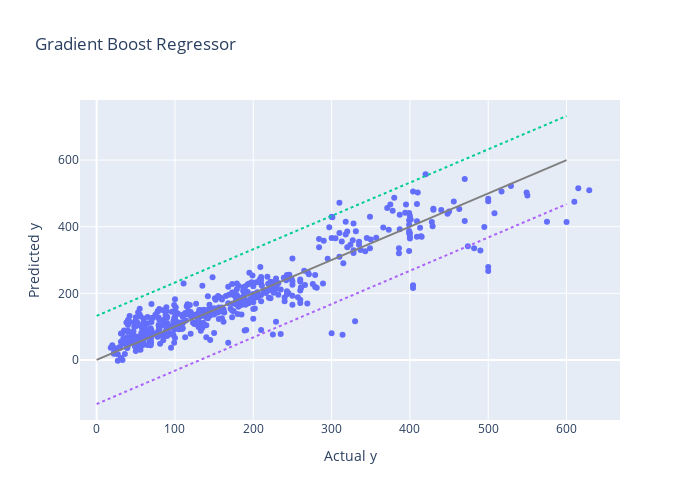
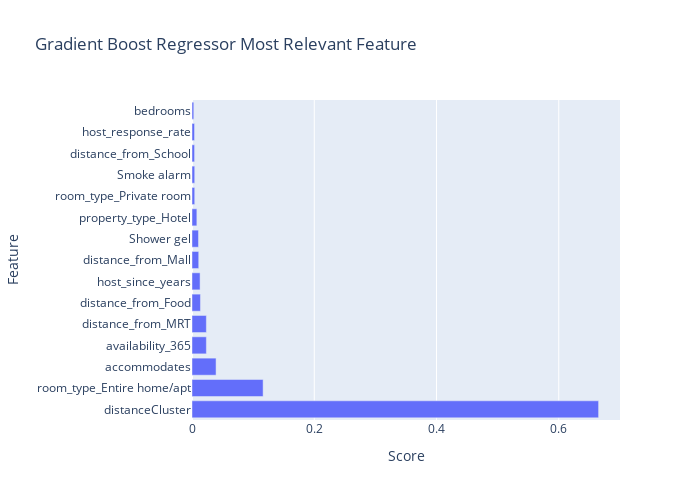
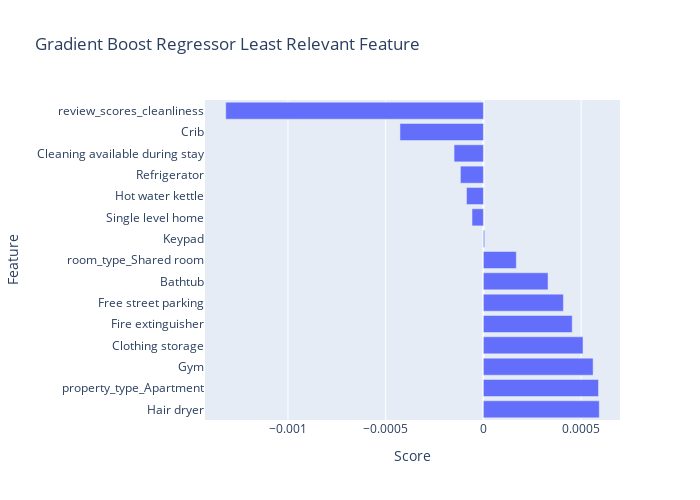

Source (notebook cell) for these figures, in order:
### Markdown cell above
We can use gradient boosting - a type of ensemble machine learning algorithms. Ensemble is a collection of decision trees. Every iteration, a decision tree is added to model to minimise the error. Models are fit using any arbitrary differentiable loss function and gradient descent optimization algorithm, and the goal is to minimise loss gradient. We will be using HistGradientBoostingRegressor from sklearn.

### Code cell
from sklearn.ensemble import HistGradientBoostingRegressor

model = HistGradientBoostingRegressor(random_state=random_state, max_iter=1000)

model.fit(X_train, y_train)

simulate(model, XXyy, name='Gradient Boost Regressor')

feature_plot(model.feature_names_in_, 
             permutation_importance(model, X_test, y_test, random_state=random_state).importances_mean, 
             'Gradient Boost Regressor')

### Figure 1 — Plotly figure (JSON) as saved in the notebook; plotly's stock layout.template omitted (floating-point values rounded to 4 significant figures; data arrays with more than 128 entries replaced by an {"elided": "..."} marker saying what was removed)
{"data": [{"hovertemplate": "Actual y=%{x}<br>Predicted y=%{y}<extra></extra>", "legendgroup": "", "marker": {"color": "#636efa", "symbol": "circle"}, "mode": "markers", "name": "", "orientation": "v", "showlegend": false, "type": "scatter", "x": {"elided": "555 int values"}, "xaxis": "x", "y": {"elided": "555 float values"}, "yaxis": "y"}, {"line": {"color": "gray"}, "mode": "lines", "showlegend": false, "type": "scatter", "x": [0, 600], "y": [0, 600]}, {"line": {"dash": "dot"}, "mode": "lines", "showlegend": false, "type": "scatter", "x": [0, 600], "y": [132.4, 732.4]}, {"line": {"dash": "dot"}, "mode": "lines", "showlegend": false, "type": "scatter", "x": [0, 600], "y": [-132.4, 467.6]}], "layout": {"height": 500, "legend": {"tracegroupgap": 0}, "title": {"text": "Gradient Boost Regressor"}, "width": 700, "xaxis": {"anchor": "y", "domain": [0, 1], "title": {"text": "Actual y"}}, "yaxis": {"anchor": "x", "domain": [0, 1], "title": {"text": "Predicted y"}}}}

### Figure 2 — Plotly figure (JSON) as saved in the notebook; plotly's stock layout.template omitted (floating-point values rounded to 4 significant figures)
{"data": [{"orientation": "h", "type": "bar", "x": [0.6652, 0.1163, 0.03936, 0.02351, 0.0235, 0.01384, 0.01322, 0.01102, 0.0106, 0.007958, 0.004466, 0.004454, 0.004198, 0.004138, 0.002925], "y": ["distanceCluster", "room_type_Entire home/apt", "accommodates", "availability_365", "distance_from_MRT", "distance_from_Food", "host_since_years", "distance_from_Mall", "Shower gel", "property_type_Hotel", "room_type_Private room", "Smoke alarm", "distance_from_School", "host_response_rate", "bedrooms"]}], "layout": {"height": 500, "title": {"text": "Gradient Boost Regressor Most Relevant Feature"}, "width": 700, "xaxis": {"title": {"text": "Score"}}, "yaxis": {"title": {"text": "Feature"}}}}

### Figure 3 — Plotly figure (JSON) as saved in the notebook; plotly's stock layout.template omitted (floating-point values rounded to 4 significant figures)
{"data": [{"orientation": "h", "type": "bar", "x": [0.0005927, 0.0005888, 0.0005613, 0.0005096, 0.0004544, 0.0004093, 0.0003307, 0.0001684, 6.209e-06, -5.826e-05, -8.64e-05, -0.0001177, -0.0001501, -0.0004269, -0.001318], "y": ["Hair dryer", "property_type_Apartment", "Gym", "Clothing storage", "Fire extinguisher", "Free street parking", "Bathtub", "room_type_Shared room", "Keypad", "Single level home", "Hot water kettle", "Refrigerator", "Cleaning available during stay", "Crib", "review_scores_cleanliness"]}], "layout": {"height": 500, "title": {"text": "Gradient Boost Regressor Least Relevant Feature"}, "width": 700, "xaxis": {"title": {"text": "Score"}}, "yaxis": {"title": {"text": "Feature"}}}}
